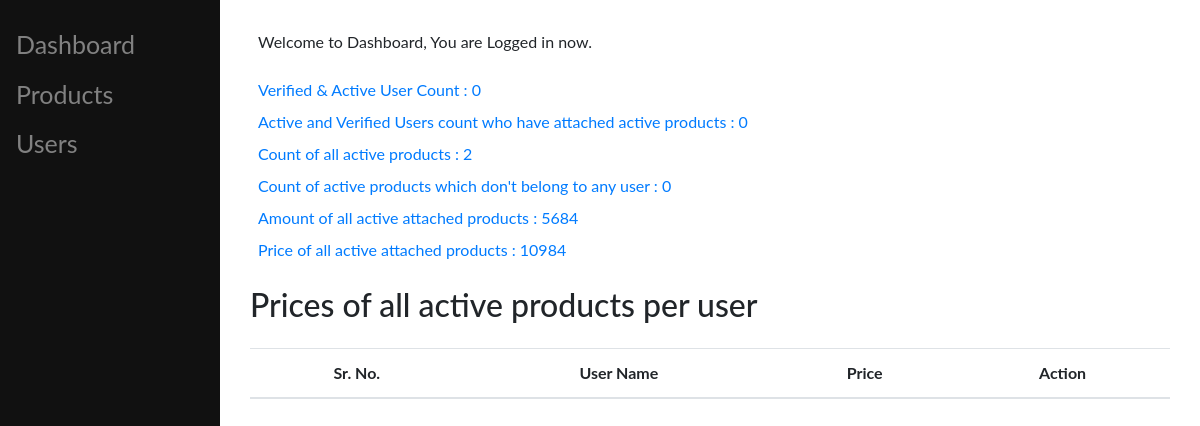
Before: /index.php/user/login_user with the older database file.
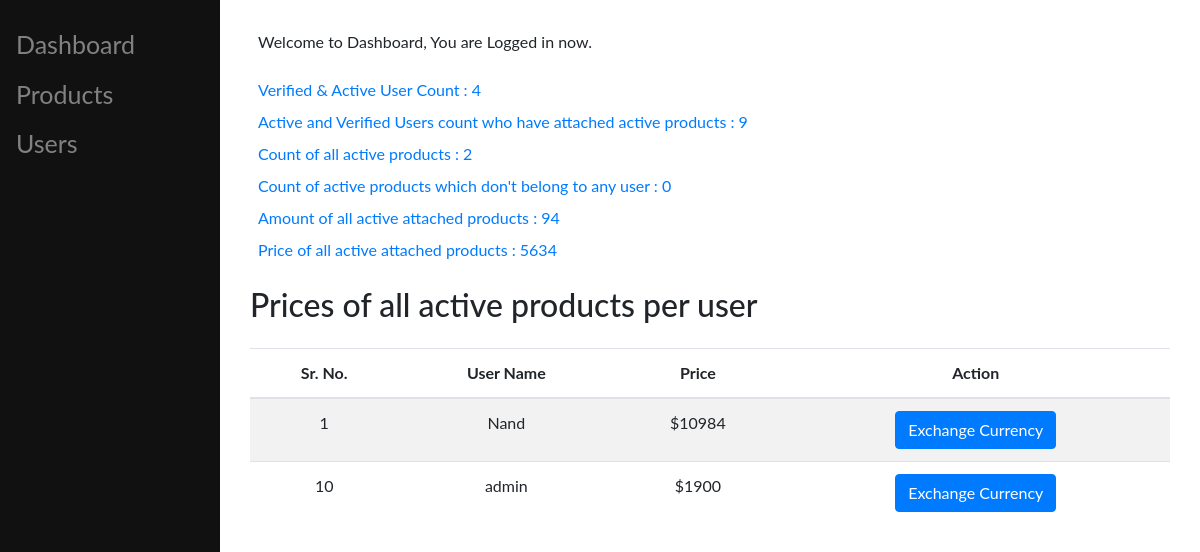
After: the same page with the newer database file.
### tables this page shows
CREATE TABLE `user_products` (
  `id` int(11) NOT NULL,
  `product_id` int(11) NOT NULL,
  `user_id` int(11) NOT NULL,
  `quantity` int(11) NOT NULL,
  `price` varchar(255) NOT NULL,
  `created_at` timestamp NOT NULL DEFAULT current_timestamp() ON UPDATE current_timestamp()
);

CREATE TABLE `users` (
  `id` int(11) NOT NULL,
  `name` varchar(255) NOT NULL,
  `email` varchar(255) NOT NULL,
  `password` varchar(255) NOT NULL,
  `role` int(11) NOT NULL,
  `created_at` timestamp NOT NULL DEFAULT current_timestamp() ON UPDATE current_timestamp(),
  `is_email_verified` tinyint(1) NOT NULL,
  `status` enum('active','inactive') NOT NULL DEFAULT 'inactive'
);

### application/controllers/user.php (called while the page is built, shortened)
<?php
class User extends CI_Controller{
   public function __construct(){
      $this->load->helper('url');
      $this->load->model('user_model');
      $this->load->model('products_model');
      $this->load->library('session');
      $this->load->library('email');
   }
   public function login_user(){
      $data['activeAndVerifiedUserCount'] = $this->user_model->active_user();
      $data['activeAndVerifiedUserCountWithActiveProduct'] = $this->products_model->active_and_attached_product();
      $data['activeProduct'] = $this->products_model->active_product();
      $data['getProductNotAssociatedWithUser'] = $this->products_model->get_product_not_attached_with_user();
      $data['getProductAmountOfActiveProduct'] = $this->products_model->get_amount_of_all_active_attached_products();
      $data['getProductPriceOfActiveProduct'] = $this->products_model->get_price_of_all_active_attached_products();
      $data['getProductPriceOfActiveProductForUser'] = $this->products_model->per_user_summarised_price_of_active_products();
      $this->load->view('layouts/header.php');
      $this->load->view('layouts/sidebar.php');
      $this->load->view('members/user_profile.php', $data);
      $this->load->view('layouts/footer.php');
   }
}

### index.php (called while the page is built, shortened)
<?php
require_once BASEPATH.'core/CodeIgniter.php';

### application/models/products_model.php (called while the page is built, shortened)
<?php
    class Products_model extends CI_model{
        public function active_and_attached_product(){
            $this->db->select('*')
            ->from('user_products')->join('users','users.id = user_products.user_id')->join('products','products.id = user_products.product_id')
            ->where('products.status', '1')
            ->where('users.status','active');
            if($query = $this->db->get()){
                return $query->num_rows();
            } else {
                return false;
            }
        }
        public function active_product(){
            $this->db->select('*')
            ->from('products')
            ->where('status', '1');
            if($query = $this->db->get()){
                return $query->num_rows();
            } else {
                return false;
            }
        }
        public function get_amount_of_all_active_attached_products(){
            $this->db->select('*')
            ->from('products')->join('user_products','products.id = user_products.product_id')
            ->where('products.status', '1');
            $this->db->select_sum('quantity');
            $query = $this->db->get();
            if($query){
                return $query->result_array();
            } else {
                return false;
            }
        }
        public function get_price_of_all_active_attached_products(){
            $this->db->select('*')
            ->from('products')->join('user_products','products.id = user_products.product_id')
            ->where('products.status', '1');
            $this->db->select_sum('price');
            $query = $this->db->get();
            if($query){
            return $query->result_array();
            } else {
            return false;
            }
        }
        public function per_user_summarised_price_of_active_products(){
            $this->db->select('*','user_products.price');
            $this->db->from('users')->join('user_products','user_products.user_id = users.id');
            $this->db->where('users.status', 'active');
            $this->db->group_by('user_products.user_id');
            $this->db->select_sum('user_products.price');
            if($query = $this->db->get()){
                return $query->result_array();
            } else {
                return false;
            }
        }
    }
?>

### application/views/members/user_profile.php (the view, shortened to what this page needs)
<div class="main-content">
    <div class="row mb-4 ml-2">
        <?php echo $this->session->flashdata('success_msg'); ?>
    </div>
    <div class="text-primary ml-2 mb-2"> Verified & Active User Count : <?php echo $activeAndVerifiedUserCount; ?></div>
    <div class="text-primary ml-2 mb-2"> Active and Verified Users count who have attached active products : <?php echo $activeAndVerifiedUserCountWithActiveProduct; ?></div>
    <div class="text-primary ml-2 mb-2"> Count of all active products  : <?php echo $activeProduct; ?></div>
    <div class="text-primary ml-2 mb-2"> Count of active products which don't belong to any user : <?php echo $getProductNotAssociatedWithUser; ?></div>
    <div class="text-primary ml-2 mb-2"> Amount of all active attached products : <?php echo $getProductAmountOfActiveProduct[0]['quantity']; ?></div>
    <div class="text-primary ml-2 mb-6"> Price of all active attached products : <?php echo $getProductPriceOfActiveProduct[0]['price']; ?></div>
    <div class="mt-4">
        <h2 class="mb-4">Prices of all active products per user</h2>
        <table class="table table-striped">
            <thead>
            <tr class="text-center">
                <th>Sr. No.</th>
                <th>User Name</th>
                <th>Price</th>
                <th>Action</th>
            </tr>
            </thead>
            <tbody>
                <?php foreach($getProductPriceOfActiveProductForUser as $users) { ?>
                    <tr class="text-center">
                        <td><?php echo $users['id']; ?></td>
                        <td><?php echo $users['name']; ?></td>
                        <td><?php echo '$' . $users['price']; ?></td>
                        <td>
                            <button type="button" data-price="<?php echo $users['price']; ?>" class="btn btn-primary exchangeCurrencyModalButton" data-toggle="modal" data-target="#exchangeCurrencyModal">
                            Exchange Currency
                            </button>
                        </td>
                    </tr>
                <?php }  ?>
            </tbody>
        </table>
    </div>
</div>

### application/views/layouts/header.php (shortened to what this page needs)
<!DOCTYPE html>
<html>
  <head>
    <link rel="stylesheet" href="https://cdn.jsdelivr.net/npm/bootstrap@4.6.1/dist/css/bootstrap.min.css">
  </head>
  <body>

### application/views/layouts/sidebar.php (shortened to what this page needs)
<div class="sidenav">
  <a href="<?php echo base_url('user/login_user'); ?>">Dashboard</a>
  <a href="<?php echo base_url('products/index'); ?>">Products</a>
  <a href="#">Users</a>
</div>

### application/views/layouts/footer.php
  </body>
</html>

### application/views/layouts/sidebar.php (style rules this page uses)
body { font-family: "Lato", sans-serif; }
.sidenav { height: 100%; width: 220px; position: fixed; z-index: 1; top: 0; left: 0; background-color: #111; overflow-x: hidden; padding-top: 20px; }
.sidenav a { padding: 6px 8px 6px 16px; text-decoration: none; font-size: 25px; color: #818181; display: block; }

### application/views/members/user_profile.php (style rules this page uses)
.main-content { margin-left: 220px; padding: 30px; }

Changed rows visible on the page:
now on this page (row edited): user_products: id "1", user.name "Nand", price "10984"
added user_products: id "10", user.name "admin", price "1900"
Other visible differences:
$activeAndVerifiedUserCount: "0" → "4"
$activeAndVerifiedUserCountWithActiveProduct: "0" → "9"
$getProductAmountOfActiveProduct[0]['quantity']: "5684" → "94"
$getProductPriceOfActiveProduct[0]['price']: "10984" → "5634"
